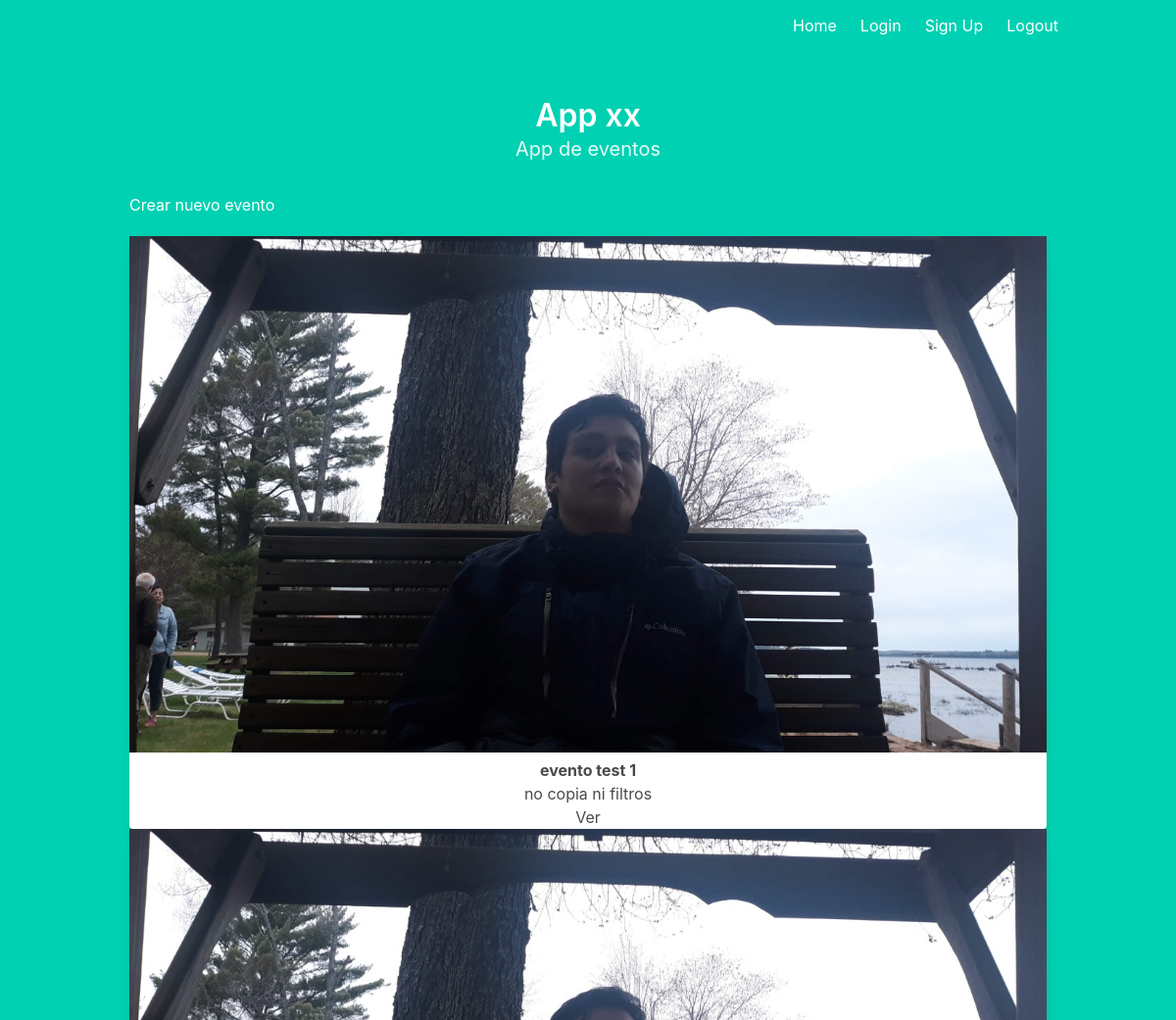
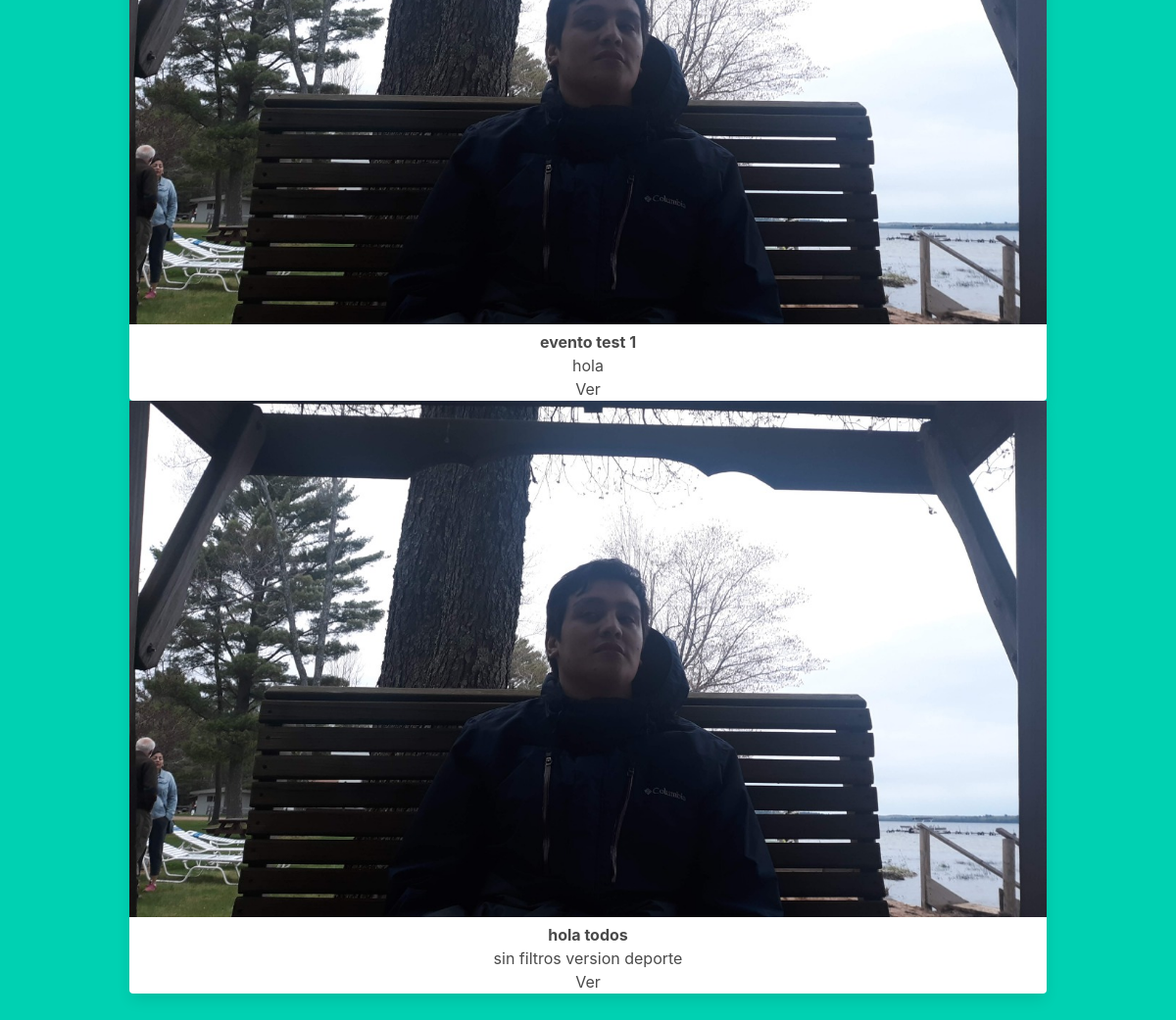
/ (signed in), run on the app's committed database (2 pictures, top to bottom).
### models.py (models this page shows)
class Contest(db.Model):
    id_contest = db.Column(db.Integer, primary_key=True)
    id_user = db.Column(db.Integer)
    contest_name = db.Column(db.String(100))
    banner_name = db.Column(db.String(100))
    url_contest = db.Column(db.String(100))
    start_date = db.Column(db.DateTime)
    end_date = db.Column(db.DateTime)
    award = db.Numeric(10,2)
    dialog = db.Column(db.String(100))
    desciption = db.Column(db.String(100))

### main.py (the view)
@main.route('/')
def index():
    if current_user.is_authenticated is False:
        return redirect(url_for('main.home'))
    else:
        query=Contest.query.filter_by(id_user=current_user.id).all()
        return render_template('home_login.html',query = query)

### __init__.py (called while the page is built)
def create_app():
    app = Flask(__name__)
    app.config['SECRET_KEY'] = '9OLWxND4o83j4K4iuopO'
    app.config['SQLALCHEMY_DATABASE_URI'] = 'sqlite:///database/proyecto_01.db'
    db.init_app(app)
    login_manager = LoginManager()
    login_manager.login_view = 'auth.login'
    login_manager.init_app(app)
    from .models import Users
    @login_manager.user_loader
    def load_user(user_id):
        return Users.query.get(int(user_id))
    from .auth import auth as auth_blueprint
    app.register_blueprint(auth_blueprint)
    from .main import main as main_blueprint
    app.register_blueprint(main_blueprint)
    return app

### templates/home_login.html
{% extends "base.html" %}
{% block content %}
<h1 class="title">
App xx</h1>
<h2 class="subtitle">
  App de eventos
</h2>
<div class=container>
<a href="{{ url_for('main.create_contest')}}" class="navbar-item">
     Crear nuevo evento
</a>
</div>
<div class="row">
  <div class="column">
  {% for task in query%}
    <div class="card">
        <img src="/home/camilo/Documents/cloud/proyecto_01/uploads/images/{{task.banner_name}}"  style="width:100%">
        <div class="container">
            <h4><b>{{task.contest_name}}</b></h4>
            <p>{{task.desciption}}</p>
        </div>
         <a href="/view_contest/{{task.id_contest}}" class="btn btn-danger btn-sm"> Ver</a>
    </div>
  {% endfor %}
</div>
{% endblock %}

### data on the page
Contest: banner_name (picture), contest_name "evento test 1", desciption "no copia ni filtros"
Contest: banner_name (picture), contest_name "evento test 1", desciption "hola"
Contest: banner_name (picture), contest_name "hola todos", desciption "sin filtros version deporte"
